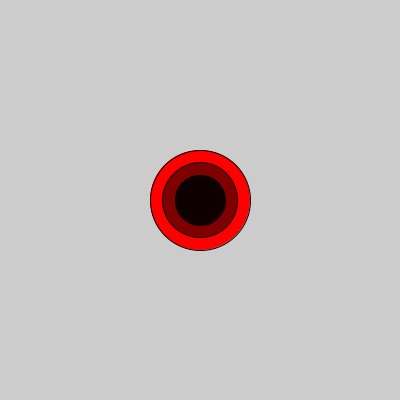
Frame 1 (no input)
Frame 60 (the mouse pressed at the canvas centre just before this capture): identical to frame 1, image omitted
Frame 120 (the mouse held since frame 60 and released just before this capture): identical to frame 1, image omitted

The Processing sketch that drew this single still picture (run headless with seeded random() and noise(); from frame 60 on, the mouse is pressed at the canvas centre):

// Processing sketch: array_example
// ── array_example.pde
int[] redValues = {255, 127, 15};
int[] circleSize = {100, 75, 50};

void setup(){
  size(400, 400);
  for(int i = 0; i < 3; i++){
    fill(redValues[i], 0, 0);
    circle(200, 200, circleSize[i]); 
  } 
}
void draw(){

}
